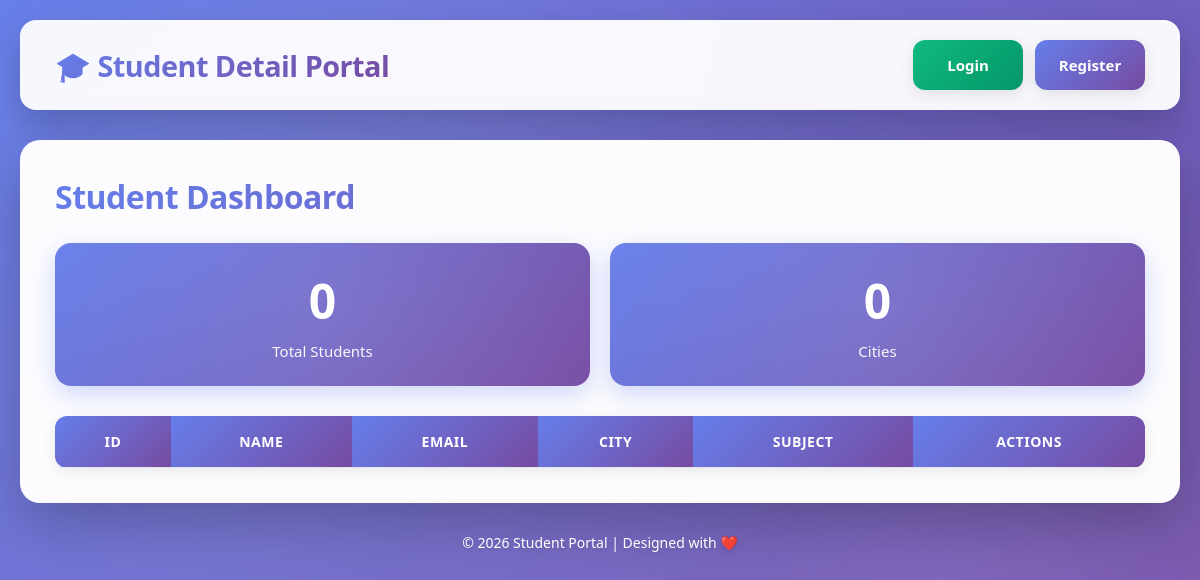
Before: / with the older database file.
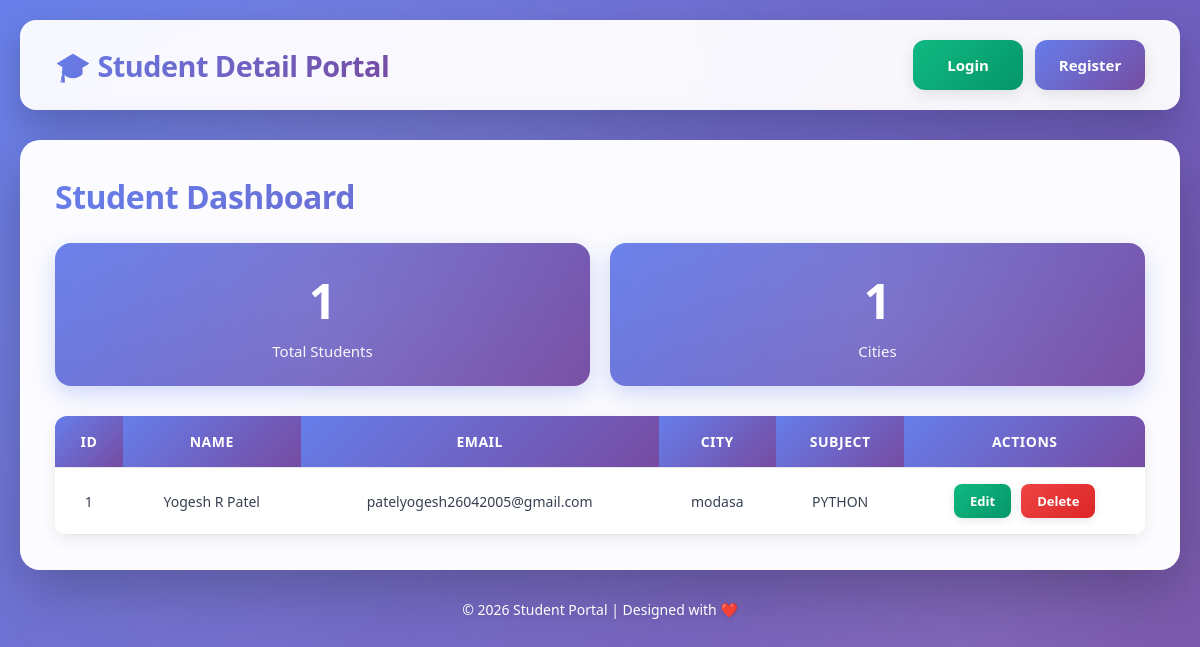
After: the same page with the newer database file.
### testapp/models.py (models this page shows)
class Student(models.Model):
    name=models.CharField(max_length=30)
    email=models.EmailField(unique=True,max_length=50)
    password=models.CharField(max_length=30)
    city=models.CharField(max_length=30)
    subject=models.CharField(max_length=30)

### testapp/views.py (the view)
# urls.py: 2. Add a URL to urlpatterns:  path('', views.home, name='home')
def home(request):
    sall=Student.objects.all()
    total_students=sall.count()
    total_cities=sall.values("city").distinct().count()
    context={
        "sall":sall,
        "total_students":total_students,
        "total_cities":total_cities,
    }
    return render(request,"testapp/index.html",context)

### testapp/templates/testapp/index.html (shortened to what this page needs)
<!DOCTYPE html>
<html lang="en">
<head>
</head>
<body>
<header>
    <h1>🎓 Student Detail Portal</h1>
    <div class="auth-buttons">
        <a href="{%url 'login'%}" class="login-btn">Login</a>
        <a href="{%url 'register'%}" class="register-btn">Register</a>
    </div>
</header>
<main>
    <div class="card">
        <h2>Student Dashboard</h2>
        <div class="stats">
            <div class="stat-item">
                <h3 id="totalStudents">{{total_students}}</h3>
                <p>Total Students</p>
            </div>
            <div class="stat-item">
                <h3 id="totalCities">{{total_cities}}</h3>
                <p>Cities</p>
            </div>
        </div>
        <div class="table-container">
            <table>
                <thead>
                    <tr>
                        <th>ID</th>
                        <th>Name</th>
                        <th>Email</th>
                        <th>City</th>
                        <th>Subject</th>
                        <th>Actions</th>
                    </tr>
                </thead>
                <tbody id="studentTable">
                    {%for student in sall%}
                    <tr>
                        <td>{{forloop.counter}}</td>
                        <td>{{student.name}}</td>
                        <td>{{student.email}}</td>
                        <td>{{student.city}}</td>
                        <td>{{student.subject}}</td>
                        <td>
                            <div class="action-btns">
                                <a href="{%url 'edit'%}" class="edit-btn">Edit</a>
                                <a href="{%url 'delete'%}" class="delete-btn">Delete</a>
                            </div>
                        </td>
                    </tr>
                    {%endfor%}
                </tbody>
            </table>
        </div>
    </div>
</main>
<footer>
    © 2026 Student Portal | Designed with ❤️
</footer>
</body>
</html>

### testapp/templates/testapp/index.html (style rules this page uses)
* { margin: 0; padding: 0; box-sizing: border-box; font-family: "Segoe UI", sans-serif; }
body { background: linear-gradient(135deg, #667eea 0%, #764ba2 100%); min-height: 100vh; padding: 20px; position: relative; }
body::before { content: ''; position: fixed; top: 0; left: 0; width: 100%; height: 100%; background: radial-gradient(circle at 20% 50%, rgba(255, 255, 255, 0.1) 0%, transparent 50%), radial-gradient(circle at 80% 80%, rgba(255, 255, 255, 0.1) 0%, transparent 50%), radial-gradient(circle at 40% 20%, rgba(255, 255, 255, 0.05) 0%, transparent 50%); pointer-events: none; z-index: 0; }
header { display: flex; justify-content: space-between; align-items: center; background: rgba(255, 255, 255, 0.95); backdrop-filter: blur(10px); padding: 20px 35px; border-radius: 16px; box-shadow: 0 15px 35px rgba(0,0,0,0.2); position: relative; z-index: 10; transition: all 0.3s ease; }
header h1 { background: linear-gradient(135deg, #667eea, #764ba2); -webkit-background-clip: text; -webkit-text-fill-color: transparent; background-clip: text; font-size: 1.8rem; font-weight: 700; letter-spacing: -0.5px; }
.auth-buttons { display: flex; gap: 12px; }
.login-btn, .register-btn { height: 50px; width: 110px; display: inline-flex; justify-content: center; align-items: center; border-radius: 12px; text-decoration: none; font-weight: 600; font-size: 15px; transition: all 0.3s ease; box-shadow: 0 4px 15px rgba(0,0,0,0.1); position: relative; overflow: hidden; }
.login-btn::before, .register-btn::before { content: ''; position: absolute; top: 0; left: -100%; width: 100%; height: 100%; background: rgba(255, 255, 255, 0.2); transition: left 0.5s ease; }
.login-btn { background: linear-gradient(135deg, #10b981, #059669); color: white; }
.register-btn { background: linear-gradient(135deg, #667eea, #764ba2); color: white; }
main { margin-top: 30px; display: flex; justify-content: center; position: relative; z-index: 10; }
.card { background: rgba(255, 255, 255, 0.98); backdrop-filter: blur(10px); width: 100%; max-width: 1400px; padding: 35px; border-radius: 20px; box-shadow: 0 20px 60px rgba(0,0,0,0.25); transition: all 0.3s ease; }
.card h2 { margin-bottom: 25px; background: linear-gradient(135deg, #667eea, #764ba2); -webkit-background-clip: text; -webkit-text-fill-color: transparent; background-clip: text; font-size: 2rem; font-weight: 700; letter-spacing: -0.5px; }
.stats { display: grid; grid-template-columns: repeat(auto-fit, minmax(200px, 1fr)); gap: 20px; margin-bottom: 30px; }
.stat-item { background: linear-gradient(135deg, #667eea, #764ba2); padding: 25px; border-radius: 16px; text-align: center; color: white; box-shadow: 0 8px 25px rgba(102, 126, 234, 0.3); transition: all 0.3s ease; position: relative; overflow: hidden; }
.stat-item::before { content: ''; position: absolute; top: -50%; right: -50%; width: 200%; height: 200%; background: radial-gradient(circle, rgba(255,255,255,0.1) 0%, transparent 70%); transition: all 0.5s ease; }
.stat-item h3 { font-size: 3rem; margin-bottom: 8px; font-weight: 700; position: relative; z-index: 1; }
.stat-item p { font-size: 15px; opacity: 0.95; font-weight: 500; position: relative; z-index: 1; }
.table-container { overflow-x: auto; border-radius: 12px; box-shadow: 0 4px 15px rgba(0,0,0,0.08); }
table { width: 100%; border-collapse: collapse; background: white; }
th, td { padding: 16px; text-align: center; border-bottom: 1px solid #e5e7eb; }
th { background: linear-gradient(135deg, #667eea, #764ba2); color: white; font-weight: 600; font-size: 14px; text-transform: uppercase; letter-spacing: 0.5px; position: sticky; top: 0; z-index: 5; }
tbody tr { transition: all 0.3s ease; }
td { font-size: 14px; color: #374151; }
.action-btns { display: flex; gap: 10px; justify-content: center; }
.edit-btn, .delete-btn { padding: 8px 16px; border: none; border-radius: 8px; cursor: pointer; font-size: 13px; font-weight: 600; transition: all 0.3s ease; text-decoration: none; display: inline-block; box-shadow: 0 2px 8px rgba(0,0,0,0.1); }
.edit-btn { background: linear-gradient(135deg, #10b981, #059669); color: white; }
.delete-btn { background: linear-gradient(135deg, #ef4444, #dc2626); color: white; }
footer { margin-top: 30px; text-align: center; color: white; font-size: 14px; font-weight: 500; text-shadow: 0 2px 4px rgba(0,0,0,0.1); position: relative; z-index: 10; }

Changed rows visible on the page:
added Student: name "Yogesh R Patel", email "patelyogesh26042005@gmail.com", city "modasa", subject "PYTHON"
Other visible differences:
{{ total_students }}: "0" → "1"
{{ total_cities }}: "0" → "1"
